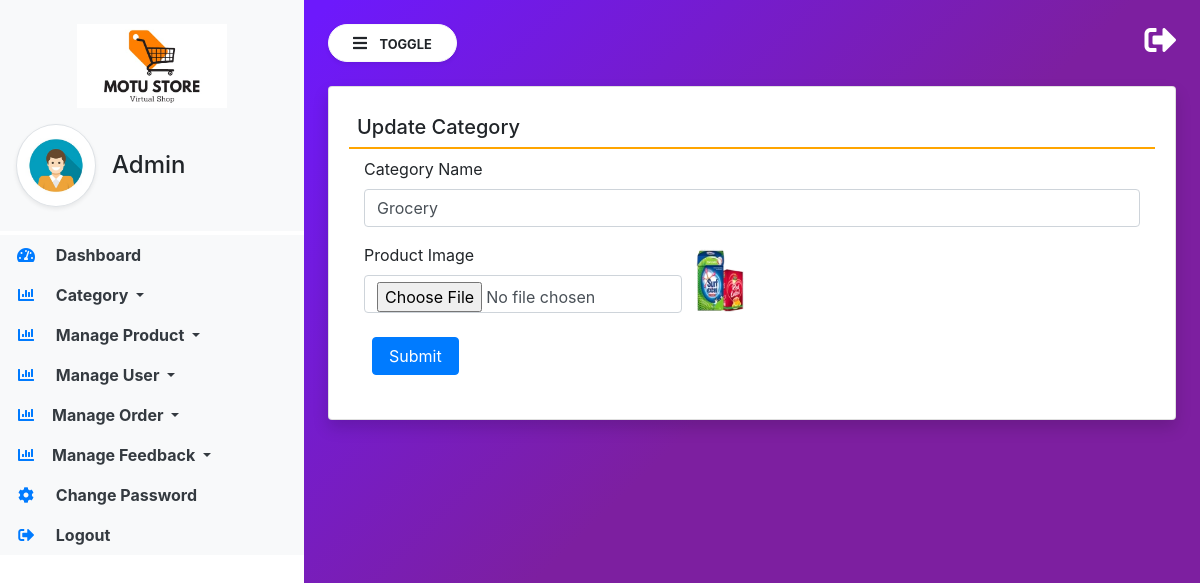
The app's page /edit_category?id=1 (signed in) with its own data.
### app/models.py (models this page shows, shortened)
class Category(models.Model):
    name = models.CharField(max_length=100, null=True, blank=True)
    images = models.ImageField(upload_to='app/category',null=True, blank=True)
    created = models.DateTimeField(auto_now_add=True)

### app/views.py (the view)
# urls.py: path('edit_category',views.edit_category,name='edit_category'),
@login_required
def edit_category(request):
    id = request.GET.get('id')
    category = Category.objects.get(id=id)
    param = {"category":category}
    return render(request,'edit_category.html',param)

### app/TEMPLATES/edit_category.html (shortened to what this page needs)
{% extends 'admin_dashboard.html' %}
{% block body %}
<div class="card shadow">
    <div class="card-body">
        <h5 class="p-2" style="border-bottom: 2px solid orange;">Update Category</h5>
        <div class="container-fluid">
            <form action="update_category" method="POST" enctype="multipart/form-data">
                <div class="form-row">
                    <div class="col-sm-12">
                        <div class="form-group">
                            <label>Category Name</label>
                            <input type="text" name="name" class="form-control" value="{{category.name}}" placeholder="Category Name">
                        </div>
                    </div>
                    <div class="col-sm-5">
                        <div class="form-group">
                            <label>Product Image</label>
                            <input type="file" name="image" class="form-control">
                        </div>
                    </div>
                    <div class="col-sm-1">
                        <img src="/media/{{category.images}}" style="width:100%;height:80px">
                    </div>
                </div>
                <input type="submit" value="Submit" class="m-2 px-3 btn btn-primary">
            </form>
        </div>
    </div>
</div>
{% endblock %}

### app/static/css/app.css (style rules this page uses)
body { background-image: linear-gradient( 135.9deg, rgba(109, 25, 252, 1) 16.4%, rgba(125, 31, 160, 1) 56.1% ); min-height: 100vh; }

### records on screen
Category: name "Grocery", images (picture)
